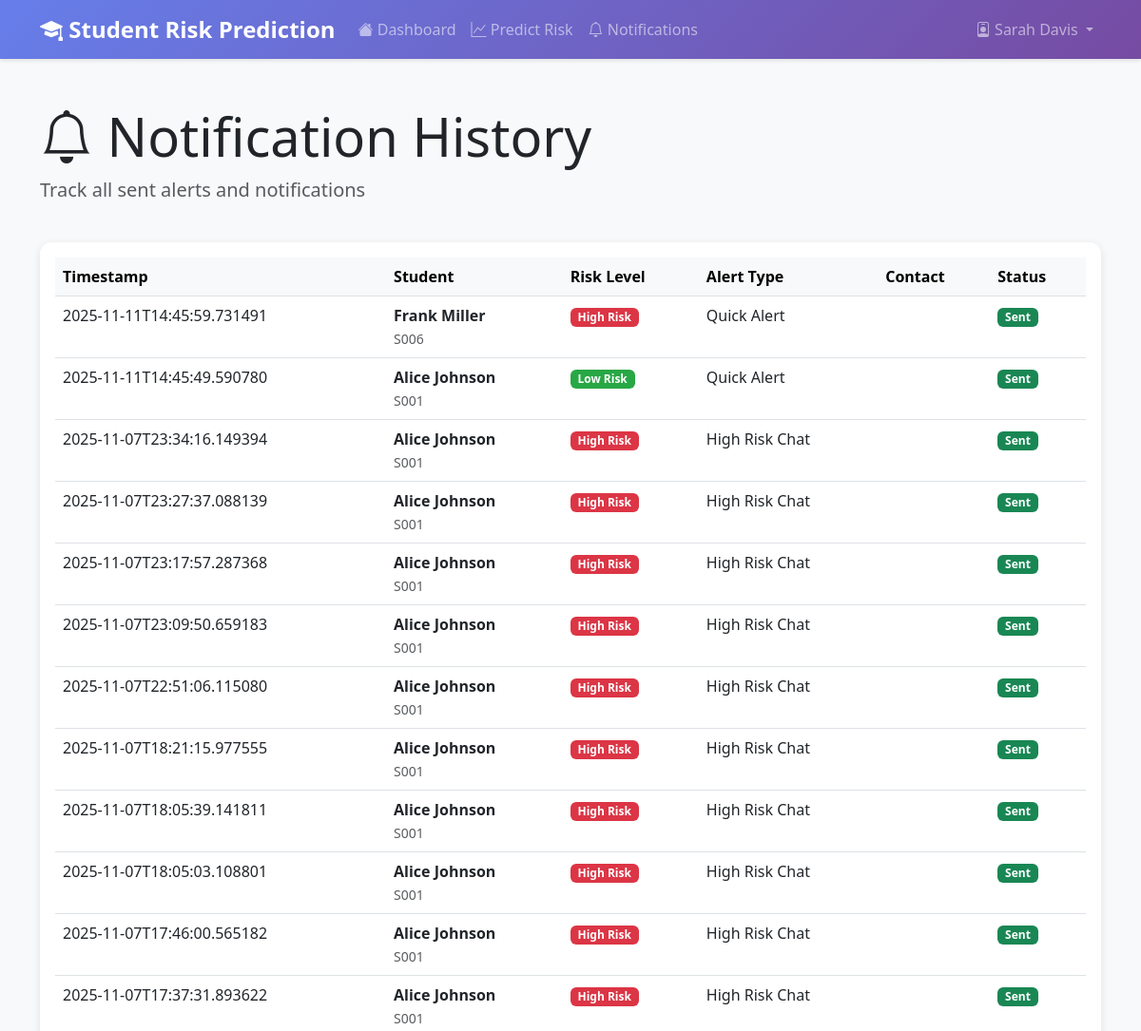
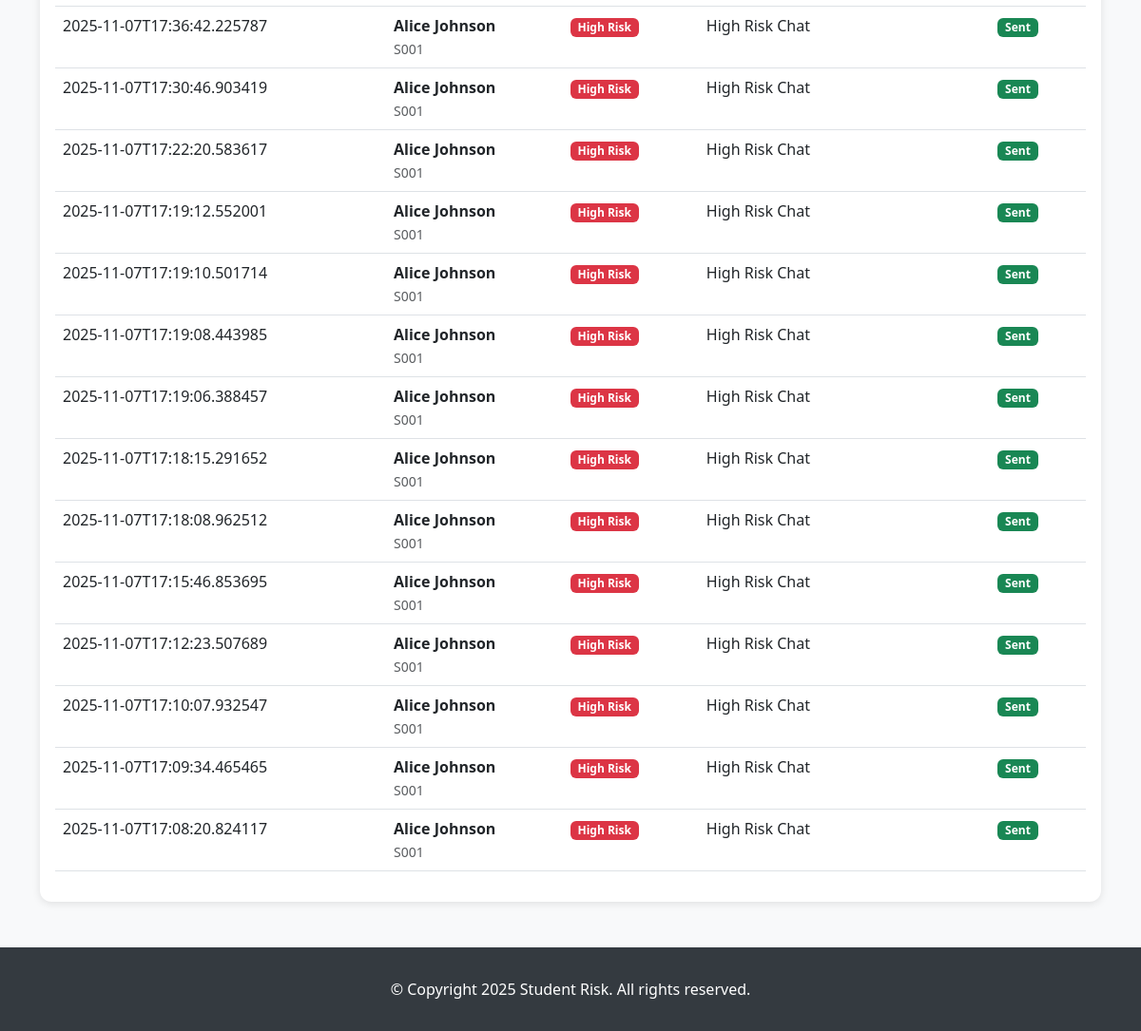
The app's page /notifications (signed in) with its own data (2 pictures, top to bottom).
### models/database.py (models this page shows, shortened)
class User(UserMixin, db.Model):
    __tablename__ = 'users'
    id = db.Column(db.Integer, primary_key=True)
    username = db.Column(db.String(80), unique=True, nullable=False, index=True)
    email = db.Column(db.String(120), unique=True, nullable=False, index=True)
    password_hash = db.Column(db.String(255), nullable=False)
    role = db.Column(db.String(20), nullable=False, index=True)  # 'administrator', 'faculty', 'student'
    first_name = db.Column(db.String(50), nullable=False)
    last_name = db.Column(db.String(50), nullable=False)
    student_id = db.Column(db.String(50), unique=True, index=True)  # For students
    faculty_id = db.Column(db.String(50), unique=True, index=True)  # For faculty
    department = db.Column(db.String(100))  # For faculty and administrators
    is_active = db.Column(db.Boolean, default=True, index=True)
    created_at = db.Column(db.DateTime, default=datetime.utcnow)
    last_login = db.Column(db.DateTime)
    faculty_students = db.relationship('FacultyStudent', backref='faculty_user', lazy='dynamic')
    def get_full_name(self):
        return f"{self.first_name} {self.last_name}"
    def is_administrator(self):
        return self.role == 'administrator'
    def is_faculty(self):
        return self.role == 'faculty'

class SentimentAlert(db.Model):
    __tablename__ = 'sentiment_alerts'
    id = db.Column(db.Integer, primary_key=True)
    student_id = db.Column(db.String(50), nullable=False, index=True)
    alert_type = db.Column(db.String(50), nullable=False)  # high_risk, medium_risk, declining_trend
    source_type = db.Column(db.String(20), nullable=False)  # feedback, chat
    source_id = db.Column(db.Integer, nullable=False)  # ID of feedback or chat message
    risk_level = db.Column(db.String(20), nullable=False)
    alert_message = db.Column(db.Text)
    sentiment_score = db.Column(db.Float)
    created_at = db.Column(db.DateTime, default=datetime.utcnow)
    acknowledged_at = db.Column(db.DateTime)
    acknowledged_by = db.Column(db.String(100))  # counselor/staff ID
    resolved_at = db.Column(db.DateTime)
    status = db.Column(db.String(20), default='active', index=True)  # active, acknowledged, resolved
    counselor_contacted = db.Column(db.Boolean, default=False)
    parent_notified = db.Column(db.Boolean, default=False)
    follow_up_scheduled = db.Column(db.Boolean, default=False)

### app.py (the view)
@app.route('/notifications')
@faculty_or_admin_required
def notifications_dashboard():
    history = notification_service.get_notification_history()
    db_alerts = SentimentAlert.query.order_by(SentimentAlert.created_at.desc()).limit(200).all()
    student_ids = {a.student_id for a in db_alerts}
    users = User.query.filter(User.student_id.in_(student_ids)).all()
    name_by_id = {u.student_id: f"{u.first_name} {u.last_name}" for u in users}
    def map_risk(level):
        l = (level or '').lower()
        if l in ('high', 'critical'):
            return 'High Risk'
        if l == 'medium':
            return 'Medium Risk'
        return 'Low Risk'
    formatted_db_alerts = [
        {
            'timestamp': a.created_at.isoformat() if a.created_at else None,
            'student_id': a.student_id,
            'student_name': name_by_id.get(a.student_id, a.student_id),
            'risk_level': map_risk(a.risk_level),
            'alert_type': (a.alert_type or 'alert').replace('_', ' '),
            'parent_contact': {'email': '', 'phone': ''},
            'success': True,
        }
        for a in db_alerts
    ]
    notifications = formatted_db_alerts + (history or [])
    return render_template('notifications.html', notifications=notifications)

### app.py (called while the page is built)
@login_manager.user_loader
def load_user(user_id):
    return User.query.get(int(user_id))

### services/auth_service.py (called while the page is built)
def role_required(*allowed_roles):
    def decorator(f):
        @wraps(f)
        @login_required
        def decorated_function(*args, **kwargs):
            if not current_user.is_authenticated:
                flash('Please log in to access this page.', 'error')
                return redirect(url_for('login'))
            if not current_user.is_active:
                flash('Your account has been deactivated.', 'error')
                return redirect(url_for('login'))
            if current_user.role not in allowed_roles:
                flash('You do not have permission to access this page.', 'error')
                return redirect(url_for('dashboard'))
            return f(*args, **kwargs)
        return decorated_function
    return decorator

### services/notification_service.py (called while the page is built)
    def get_notification_history(self, student_id=None):
        if student_id:
            return [log for log in self.notification_log if log['student_id'] == student_id]
        return self.notification_log

### templates/notifications.html (shortened to what this page needs)
{% extends "base.html" %}
{% block content %}
<div class="row mb-4">
    <div class="col">
        <h1 class="display-4"><i class="bi bi-bell"></i> Notification History</h1>
        <p class="lead text-muted">Track all sent alerts and notifications</p>
    </div>
</div>
<div class="row">
    <div class="col-12">
        <div class="card">
            <div class="card-body">
                {% if notifications %}
                <div class="table-responsive">
                    <table class="table table-hover">
                        <thead class="table-light">
                            <tr>
                                <th>Timestamp</th>
                                <th>Student</th>
                                <th>Risk Level</th>
                                <th>Alert Type</th>
                                <th>Contact</th>
                                <th>Status</th>
                            </tr>
                        </thead>
                        <tbody>
                            {% for notification in notifications %}
                            <tr>
                                <td>{{ notification.timestamp }}</td>
                                <td>
                                    <strong>{{ notification.student_name }}</strong><br>
                                    <small class="text-muted">{{ notification.student_id }}</small>
                                </td>
                                <td>
                                    <span class="badge {% if notification.risk_level == 'High Risk' %}badge-high-risk{% elif notification.risk_level == 'Medium Risk' %}badge-medium-risk{% else %}badge-safe{% endif %}">
                                        {{ notification.risk_level }}
                                    </span>
                                </td>
                                <td>{{ notification.alert_type|title }}</td>
                                <td>{{ notification.parent_contact.email or notification.parent_contact.phone }}</td>
                                <td>
                                    {% if notification.success %}
                                    <span class="badge bg-success">Sent</span>
                                    {% else %}
                                    <span class="badge bg-danger">Failed</span>
                                    {% endif %}
                                </td>
                            </tr>
                            {% endfor %}
                        </tbody>
                    </table>
                </div>
                {% else %}
                <div class="alert alert-info text-center" role="alert">
                    <i class="bi bi-info-circle"></i> No notifications sent yet.
                </div>
                {% endif %}
            </div>
        </div>
    </div>
</div>
{% endblock %}

### templates/base.html (shortened to what this page needs)
<!DOCTYPE html>
<html lang="en">
<head>
    <link href="https://cdn.jsdelivr.net/npm/bootstrap@5.3.0/dist/css/bootstrap.min.css" rel="stylesheet">
    <link rel="stylesheet" href="https://cdn.jsdelivr.net/npm/bootstrap-icons@1.10.0/font/bootstrap-icons.css">
</head>
<body>
    <nav class="navbar navbar-expand-lg navbar-dark">
        <div class="container">
            <a class="navbar-brand" href="/">
                <i class="bi bi-mortarboard-fill"></i> Student Risk Prediction
            </a>
            <div class="collapse navbar-collapse" id="navbarNav">
                {% if current_user.is_authenticated %}
                <ul class="navbar-nav me-auto">
                    <li class="nav-item">
                        <a class="nav-link" href="/dashboard"><i class="bi bi-house-fill"></i> Dashboard</a>
                    </li>
                    {% if current_user.is_administrator() %}
                    <li class="nav-item">
                        <a class="nav-link" href="/students"><i class="bi bi-people-fill"></i> All Students</a>
                    </li>
                    <li class="nav-item">
                        <a class="nav-link" href="/upload"><i class="bi bi-upload"></i> Upload Data</a>
                    </li>
                    <li class="nav-item">
                        <a class="nav-link" href="/sentiment_dashboard"><i class="bi bi-graph-up-arrow"></i> Sentiment Dashboard</a>
                    </li>
                    {% elif current_user.is_faculty() %}
                    <li class="nav-item">
                        <a class="nav-link" href="/predict"><i class="bi bi-graph-up"></i> Predict Risk</a>
                    </li>
                    <li class="nav-item">
                        <a class="nav-link" href="/notifications"><i class="bi bi-bell"></i> Notifications</a>
                    </li>
                    {% elif current_user.is_student() %}
                    <li class="nav-item">
                        <a class="nav-link" href="/student_support"><i class="bi bi-chat-heart"></i> Support</a>
                    </li>
                    {% endif %}
                </ul>
                <ul class="navbar-nav ms-auto">
                    <li class="nav-item dropdown">
                        <a class="nav-link dropdown-toggle" href="#" id="navbarDropdown" role="button" data-bs-toggle="dropdown">
                            {% if current_user.is_administrator() %}
                                <i class="bi bi-shield-check"></i>
                            {% elif current_user.is_faculty() %}
                                <i class="bi bi-person-badge"></i>
                            {% else %}
                                <i class="bi bi-person-circle"></i>
                            {% endif %}
                            {{ current_user.get_full_name() }}
                        </a>
                    </li>
                </ul>
                {% endif %}
            </div>
        </div>
    </nav>
    <main class="container my-5">
        {% block content %}{% endblock %}
    </main>
    <footer class="text-center">
        <div class="container">
            <p class="mb-0">
                &copy; Copyright 2025 Student Risk. All rights reserved.
            </p>
        </div>
    </footer>
</body>
</html>

### templates/base.html (style rules this page uses)
:root { --risk-critical: #8b0000; --risk-high: #dc3545; --risk-medium: #ffc107; --risk-safe: #28a745; }
body { font-family: 'Segoe UI', Tahoma, Geneva, Verdana, sans-serif; background-color: #f8f9fa; min-height: 100vh; display: flex; flex-direction: column; }
.navbar { background: linear-gradient(135deg, #667eea 0%, #764ba2 100%); box-shadow: 0 2px 4px rgba(0,0,0,0.1); }
.navbar-brand { font-weight: bold; font-size: 1.5rem; }
.card { border: none; border-radius: 12px; box-shadow: 0 2px 8px rgba(0,0,0,0.1); transition: transform 0.2s; }
.badge-high-risk { background-color: var(--risk-high); }
.badge-safe { background-color: var(--risk-safe); }
main { flex: 1; }
footer { margin-top: auto; padding: 2rem 0; background-color: #343a40; color: white; }

### records on screen
User: get_full_name "Sarah Davis"
SentimentAlert: timestamp "2025-11-11T14:45:59.731491", student_name "Frank Miller", student_id "S006", risk_level "High Risk", alert_type "Quick Alert"
SentimentAlert: timestamp "2025-11-11T14:45:49.590780", student_name "Alice Johnson", student_id "S001", risk_level "Low Risk", alert_type "Quick Alert"
SentimentAlert: timestamp "2025-11-07T23:34:16.149394", student_name "Alice Johnson", student_id "S001", risk_level "High Risk", alert_type "High Risk Chat"
SentimentAlert: timestamp "2025-11-07T23:27:37.088139", student_name "Alice Johnson", student_id "S001", risk_level "High Risk", alert_type "High Risk Chat"
SentimentAlert: timestamp "2025-11-07T23:17:57.287368", student_name "Alice Johnson", student_id "S001", risk_level "High Risk", alert_type "High Risk Chat"
SentimentAlert: timestamp "2025-11-07T23:09:50.659183", student_name "Alice Johnson", student_id "S001", risk_level "High Risk", alert_type "High Risk Chat"
SentimentAlert: timestamp "2025-11-07T22:51:06.115080", student_name "Alice Johnson", student_id "S001", risk_level "High Risk", alert_type "High Risk Chat"
SentimentAlert: timestamp "2025-11-07T18:21:15.977555", student_name "Alice Johnson", student_id "S001", risk_level "High Risk", alert_type "High Risk Chat"
SentimentAlert: timestamp "2025-11-07T18:05:39.141811", student_name "Alice Johnson", student_id "S001", risk_level "High Risk", alert_type "High Risk Chat"
SentimentAlert: timestamp "2025-11-07T18:05:03.108801", student_name "Alice Johnson", student_id "S001", risk_level "High Risk", alert_type "High Risk Chat"
SentimentAlert: timestamp "2025-11-07T17:46:00.565182", student_name "Alice Johnson", student_id "S001", risk_level "High Risk", alert_type "High Risk Chat"
SentimentAlert: timestamp "2025-11-07T17:37:31.893622", student_name "Alice Johnson", student_id "S001", risk_level "High Risk", alert_type "High Risk Chat"
SentimentAlert: timestamp "2025-11-07T17:36:42.225787", student_name "Alice Johnson", student_id "S001", risk_level "High Risk", alert_type "High Risk Chat"
SentimentAlert: timestamp "2025-11-07T17:30:46.903419", student_name "Alice Johnson", student_id "S001", risk_level "High Risk", alert_type "High Risk Chat"
SentimentAlert: timestamp "2025-11-07T17:22:20.583617", student_name "Alice Johnson", student_id "S001", risk_level "High Risk", alert_type "High Risk Chat"
SentimentAlert: timestamp "2025-11-07T17:19:12.552001", student_name "Alice Johnson", student_id "S001", risk_level "High Risk", alert_type "High Risk Chat"
SentimentAlert: timestamp "2025-11-07T17:19:10.501714", student_name "Alice Johnson", student_id "S001", risk_level "High Risk", alert_type "High Risk Chat"
SentimentAlert: timestamp "2025-11-07T17:19:08.443985", student_name "Alice Johnson", student_id "S001", risk_level "High Risk", alert_type "High Risk Chat"
SentimentAlert: timestamp "2025-11-07T17:19:06.388457", student_name "Alice Johnson", student_id "S001", risk_level "High Risk", alert_type "High Risk Chat"
SentimentAlert: timestamp "2025-11-07T17:18:15.291652", student_name "Alice Johnson", student_id "S001", risk_level "High Risk", alert_type "High Risk Chat"
SentimentAlert: timestamp "2025-11-07T17:18:08.962512", student_name "Alice Johnson", student_id "S001", risk_level "High Risk", alert_type "High Risk Chat"
SentimentAlert: timestamp "2025-11-07T17:15:46.853695", student_name "Alice Johnson", student_id "S001", risk_level "High Risk", alert_type "High Risk Chat"
SentimentAlert: timestamp "2025-11-07T17:12:23.507689", student_name "Alice Johnson", student_id "S001", risk_level "High Risk", alert_type "High Risk Chat"
SentimentAlert: timestamp "2025-11-07T17:10:07.932547", student_name "Alice Johnson", student_id "S001", risk_level "High Risk", alert_type "High Risk Chat"
SentimentAlert: timestamp "2025-11-07T17:09:34.465465", student_name "Alice Johnson", student_id "S001", risk_level "High Risk", alert_type "High Risk Chat"
SentimentAlert: timestamp "2025-11-07T17:08:20.824117", student_name "Alice Johnson", student_id "S001", risk_level "High Risk", alert_type "High Risk Chat"
